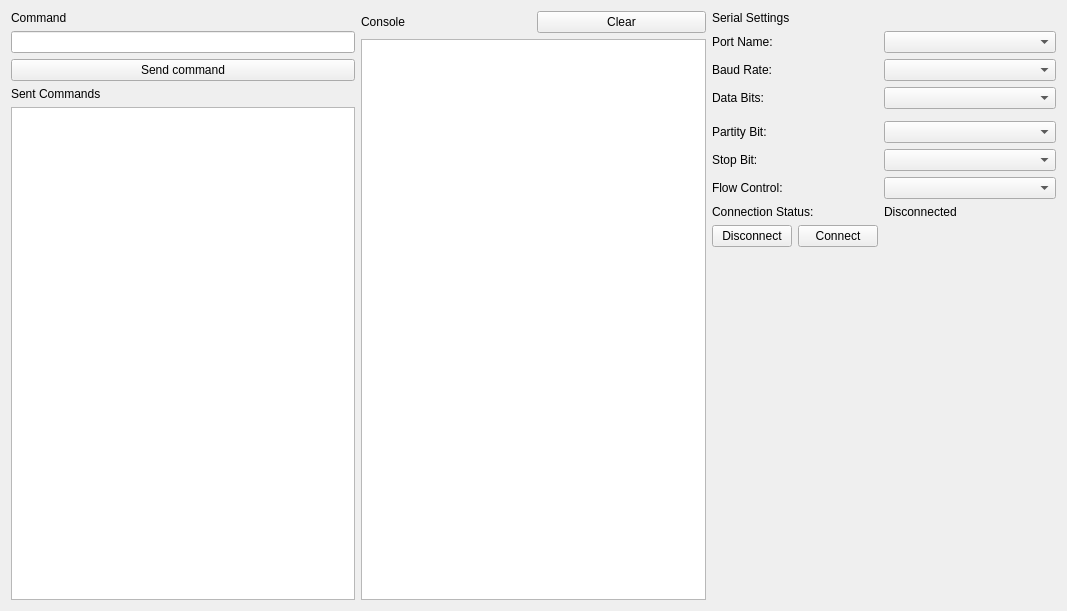
<?xml version="1.0" encoding="UTF-8"?>
<ui version="4.0">
 <class>sensorControl</class>
 <widget class="QMainWindow" name="sensorControl">
  <property name="geometry">
   <rect>
    <x>0</x>
    <y>0</y>
    <width>1067</width>
    <height>611</height>
   </rect>
  </property>
  <property name="sizePolicy">
   <sizepolicy hsizetype="Minimum" vsizetype="Preferred">
    <horstretch>0</horstretch>
    <verstretch>0</verstretch>
   </sizepolicy>
  </property>
  <property name="minimumSize">
   <size>
    <width>0</width>
    <height>450</height>
   </size>
  </property>
  <property name="windowTitle">
   <string>Open Serial Viewer</string>
  </property>
  <widget class="QWidget" name="centralWidget">
   <property name="minimumSize">
    <size>
     <width>400</width>
     <height>239</height>
    </size>
   </property>
   <layout class="QGridLayout" name="gridLayout">
    <item row="0" column="0">
     <layout class="QVBoxLayout" name="verticalLayout_6">
      <item>
       <layout class="QVBoxLayout" name="verticalLayout">
        <property name="sizeConstraint">
         <enum>QLayout::SetMinimumSize</enum>
        </property>
        <item>
         <widget class="QLabel" name="label_sensor_list">
          <property name="sizePolicy">
           <sizepolicy hsizetype="Preferred" vsizetype="Preferred">
            <horstretch>0</horstretch>
            <verstretch>0</verstretch>
           </sizepolicy>
          </property>
          <property name="minimumSize">
           <size>
            <width>0</width>
            <height>0</height>
           </size>
          </property>
          <property name="maximumSize">
           <size>
            <width>200</width>
            <height>16777215</height>
           </size>
          </property>
          <property name="text">
           <string>Command</string>
          </property>
         </widget>
        </item>
        <item>
         <widget class="QLineEdit" name="lineEdit_command"/>
        </item>
        <item>
         <widget class="QPushButton" name="pushButton_send_command">
          <property name="sizePolicy">
           <sizepolicy hsizetype="Preferred" vsizetype="Preferred">
            <horstretch>0</horstretch>
            <verstretch>0</verstretch>
           </sizepolicy>
          </property>
          <property name="minimumSize">
           <size>
            <width>0</width>
            <height>0</height>
           </size>
          </property>
          <property name="maximumSize">
           <size>
            <width>16777215</width>
            <height>16777215</height>
           </size>
          </property>
          <property name="text">
           <string>Send command</string>
          </property>
         </widget>
        </item>
        <item>
         <widget class="QLabel" name="label_sent_commands">
          <property name="text">
           <string>Sent Commands</string>
          </property>
         </widget>
        </item>
        <item>
         <widget class="QPlainTextEdit" name="plainTextEdit_sent_commands">
          <property name="sizePolicy">
           <sizepolicy hsizetype="MinimumExpanding" vsizetype="MinimumExpanding">
            <horstretch>0</horstretch>
            <verstretch>0</verstretch>
           </sizepolicy>
          </property>
         </widget>
        </item>
       </layout>
      </item>
     </layout>
    </item>
    <item row="0" column="4">
     <layout class="QFormLayout" name="formLayout">
      <property name="fieldGrowthPolicy">
       <enum>QFormLayout::ExpandingFieldsGrow</enum>
      </property>
      <property name="verticalSpacing">
       <number>6</number>
      </property>
      <item row="0" column="0">
       <widget class="QLabel" name="label_2">
        <property name="sizePolicy">
         <sizepolicy hsizetype="Preferred" vsizetype="Preferred">
          <horstretch>0</horstretch>
          <verstretch>0</verstretch>
         </sizepolicy>
        </property>
        <property name="minimumSize">
         <size>
          <width>0</width>
          <height>0</height>
         </size>
        </property>
        <property name="maximumSize">
         <size>
          <width>16777215</width>
          <height>16777215</height>
         </size>
        </property>
        <property name="text">
         <string>Serial Settings</string>
        </property>
       </widget>
      </item>
      <item row="1" column="0">
       <widget class="QLabel" name="label_port_name">
        <property name="sizePolicy">
         <sizepolicy hsizetype="Preferred" vsizetype="Preferred">
          <horstretch>0</horstretch>
          <verstretch>0</verstretch>
         </sizepolicy>
        </property>
        <property name="minimumSize">
         <size>
          <width>0</width>
          <height>0</height>
         </size>
        </property>
        <property name="maximumSize">
         <size>
          <width>16777215</width>
          <height>16777215</height>
         </size>
        </property>
        <property name="text">
         <string>Port Name: </string>
        </property>
       </widget>
      </item>
      <item row="1" column="1">
       <widget class="QComboBox" name="comboBox_port_name">
        <property name="sizePolicy">
         <sizepolicy hsizetype="MinimumExpanding" vsizetype="Fixed">
          <horstretch>0</horstretch>
          <verstretch>0</verstretch>
         </sizepolicy>
        </property>
        <property name="minimumSize">
         <size>
          <width>0</width>
          <height>0</height>
         </size>
        </property>
        <property name="maximumSize">
         <size>
          <width>200</width>
          <height>16777215</height>
         </size>
        </property>
       </widget>
      </item>
      <item row="2" column="0">
       <widget class="QLabel" name="label_baud_rate">
        <property name="sizePolicy">
         <sizepolicy hsizetype="Preferred" vsizetype="Preferred">
          <horstretch>0</horstretch>
          <verstretch>0</verstretch>
         </sizepolicy>
        </property>
        <property name="minimumSize">
         <size>
          <width>0</width>
          <height>0</height>
         </size>
        </property>
        <property name="maximumSize">
         <size>
          <width>16777215</width>
          <height>16777215</height>
         </size>
        </property>
        <property name="text">
         <string>Baud Rate: </string>
        </property>
       </widget>
      </item>
      <item row="2" column="1">
       <widget class="QComboBox" name="comboBox_baud_rate">
        <property name="sizePolicy">
         <sizepolicy hsizetype="MinimumExpanding" vsizetype="Fixed">
          <horstretch>0</horstretch>
          <verstretch>0</verstretch>
         </sizepolicy>
        </property>
        <property name="minimumSize">
         <size>
          <width>0</width>
          <height>0</height>
         </size>
        </property>
        <property name="maximumSize">
         <size>
          <width>200</width>
          <height>16777215</height>
         </size>
        </property>
       </widget>
      </item>
      <item row="3" column="0">
       <widget class="QLabel" name="label_data_bits">
        <property name="sizePolicy">
         <sizepolicy hsizetype="Preferred" vsizetype="Preferred">
          <horstretch>0</horstretch>
          <verstretch>0</verstretch>
         </sizepolicy>
        </property>
        <property name="minimumSize">
         <size>
          <width>0</width>
          <height>0</height>
         </size>
        </property>
        <property name="maximumSize">
         <size>
          <width>16777215</width>
          <height>16777215</height>
         </size>
        </property>
        <property name="text">
         <string>Data Bits:</string>
        </property>
       </widget>
      </item>
      <item row="3" column="1">
       <widget class="QComboBox" name="comboBox_data_bits">
        <property name="sizePolicy">
         <sizepolicy hsizetype="MinimumExpanding" vsizetype="Fixed">
          <horstretch>0</horstretch>
          <verstretch>0</verstretch>
         </sizepolicy>
        </property>
        <property name="minimumSize">
         <size>
          <width>0</width>
          <height>0</height>
         </size>
        </property>
        <property name="maximumSize">
         <size>
          <width>200</width>
          <height>16777215</height>
         </size>
        </property>
       </widget>
      </item>
      <item row="5" column="0">
       <widget class="QLabel" name="label_parity_bit">
        <property name="sizePolicy">
         <sizepolicy hsizetype="Preferred" vsizetype="Preferred">
          <horstretch>0</horstretch>
          <verstretch>0</verstretch>
         </sizepolicy>
        </property>
        <property name="minimumSize">
         <size>
          <width>0</width>
          <height>0</height>
         </size>
        </property>
        <property name="maximumSize">
         <size>
          <width>16777215</width>
          <height>16777215</height>
         </size>
        </property>
        <property name="text">
         <string>Partity Bit:</string>
        </property>
       </widget>
      </item>
      <item row="5" column="1">
       <widget class="QComboBox" name="comboBox_parity_bit">
        <property name="sizePolicy">
         <sizepolicy hsizetype="MinimumExpanding" vsizetype="Fixed">
          <horstretch>0</horstretch>
          <verstretch>0</verstretch>
         </sizepolicy>
        </property>
        <property name="minimumSize">
         <size>
          <width>0</width>
          <height>0</height>
         </size>
        </property>
        <property name="maximumSize">
         <size>
          <width>200</width>
          <height>16777215</height>
         </size>
        </property>
       </widget>
      </item>
      <item row="6" column="0">
       <widget class="QLabel" name="label_stop_bit">
        <property name="sizePolicy">
         <sizepolicy hsizetype="Preferred" vsizetype="Preferred">
          <horstretch>0</horstretch>
          <verstretch>0</verstretch>
         </sizepolicy>
        </property>
        <property name="minimumSize">
         <size>
          <width>0</width>
          <height>0</height>
         </size>
        </property>
        <property name="maximumSize">
         <size>
          <width>16777215</width>
          <height>16777215</height>
         </size>
        </property>
        <property name="text">
         <string>Stop Bit: </string>
        </property>
       </widget>
      </item>
      <item row="6" column="1">
       <widget class="QComboBox" name="comboBox_stop_bit">
        <property name="sizePolicy">
         <sizepolicy hsizetype="MinimumExpanding" vsizetype="Fixed">
          <horstretch>0</horstretch>
          <verstretch>0</verstretch>
         </sizepolicy>
        </property>
        <property name="minimumSize">
         <size>
          <width>0</width>
          <height>0</height>
         </size>
        </property>
        <property name="maximumSize">
         <size>
          <width>200</width>
          <height>16777215</height>
         </size>
        </property>
       </widget>
      </item>
      <item row="7" column="0">
       <widget class="QLabel" name="label_flow_control">
        <property name="sizePolicy">
         <sizepolicy hsizetype="Preferred" vsizetype="Preferred">
          <horstretch>0</horstretch>
          <verstretch>0</verstretch>
         </sizepolicy>
        </property>
        <property name="minimumSize">
         <size>
          <width>0</width>
          <height>0</height>
         </size>
        </property>
        <property name="maximumSize">
         <size>
          <width>16777215</width>
          <height>16777215</height>
         </size>
        </property>
        <property name="text">
         <string>Flow Control:</string>
        </property>
       </widget>
      </item>
      <item row="7" column="1">
       <widget class="QComboBox" name="comboBox_flow_control">
        <property name="sizePolicy">
         <sizepolicy hsizetype="MinimumExpanding" vsizetype="Fixed">
          <horstretch>0</horstretch>
          <verstretch>0</verstretch>
         </sizepolicy>
        </property>
        <property name="minimumSize">
         <size>
          <width>0</width>
          <height>0</height>
         </size>
        </property>
        <property name="maximumSize">
         <size>
          <width>200</width>
          <height>16777215</height>
         </size>
        </property>
       </widget>
      </item>
      <item row="8" column="0">
       <widget class="QLabel" name="label_connection_status">
        <property name="sizePolicy">
         <sizepolicy hsizetype="Preferred" vsizetype="Preferred">
          <horstretch>0</horstretch>
          <verstretch>0</verstretch>
         </sizepolicy>
        </property>
        <property name="minimumSize">
         <size>
          <width>0</width>
          <height>0</height>
         </size>
        </property>
        <property name="maximumSize">
         <size>
          <width>16777215</width>
          <height>16777215</height>
         </size>
        </property>
        <property name="text">
         <string>Connection Status: </string>
        </property>
       </widget>
      </item>
      <item row="8" column="1">
       <widget class="QLabel" name="label_connection_status_value">
        <property name="sizePolicy">
         <sizepolicy hsizetype="Minimum" vsizetype="Preferred">
          <horstretch>0</horstretch>
          <verstretch>0</verstretch>
         </sizepolicy>
        </property>
        <property name="minimumSize">
         <size>
          <width>125</width>
          <height>0</height>
         </size>
        </property>
        <property name="text">
         <string>Disconnected</string>
        </property>
       </widget>
      </item>
      <item row="9" column="0">
       <layout class="QHBoxLayout" name="horizontalLayout_8">
        <item>
         <widget class="QPushButton" name="pushButton_disconnect">
          <property name="sizePolicy">
           <sizepolicy hsizetype="Preferred" vsizetype="Fixed">
            <horstretch>0</horstretch>
            <verstretch>0</verstretch>
           </sizepolicy>
          </property>
          <property name="minimumSize">
           <size>
            <width>0</width>
            <height>0</height>
           </size>
          </property>
          <property name="maximumSize">
           <size>
            <width>200</width>
            <height>16777215</height>
           </size>
          </property>
          <property name="text">
           <string>Disconnect</string>
          </property>
         </widget>
        </item>
        <item>
         <widget class="QPushButton" name="pushButton_connect">
          <property name="sizePolicy">
           <sizepolicy hsizetype="Preferred" vsizetype="Fixed">
            <horstretch>0</horstretch>
            <verstretch>0</verstretch>
           </sizepolicy>
          </property>
          <property name="minimumSize">
           <size>
            <width>0</width>
            <height>0</height>
           </size>
          </property>
          <property name="maximumSize">
           <size>
            <width>200</width>
            <height>16777215</height>
           </size>
          </property>
          <property name="text">
           <string>Connect</string>
          </property>
         </widget>
        </item>
       </layout>
      </item>
      <item row="4" column="0">
       <layout class="QVBoxLayout" name="verticalLayout_7"/>
      </item>
     </layout>
    </item>
    <item row="0" column="1">
     <layout class="QVBoxLayout" name="verticalLayout_2">
      <item>
       <layout class="QHBoxLayout" name="horizontalLayout">
        <item>
         <widget class="QLabel" name="label_console">
          <property name="text">
           <string>Console</string>
          </property>
         </widget>
        </item>
        <item>
         <widget class="QPushButton" name="pushButton_clear_console">
          <property name="text">
           <string>Clear</string>
          </property>
         </widget>
        </item>
       </layout>
      </item>
      <item>
       <layout class="QHBoxLayout" name="horizontalLayout_3">
        <item>
         <widget class="QPlainTextEdit" name="plainTextEdit_console">
          <property name="sizePolicy">
           <sizepolicy hsizetype="MinimumExpanding" vsizetype="MinimumExpanding">
            <horstretch>0</horstretch>
            <verstretch>0</verstretch>
           </sizepolicy>
          </property>
          <property name="minimumSize">
           <size>
            <width>0</width>
            <height>0</height>
           </size>
          </property>
          <property name="sizeAdjustPolicy">
           <enum>QAbstractScrollArea::AdjustIgnored</enum>
          </property>
          <property name="undoRedoEnabled">
           <bool>false</bool>
          </property>
          <property name="readOnly">
           <bool>true</bool>
          </property>
          <property name="overwriteMode">
           <bool>false</bool>
          </property>
          <property name="centerOnScroll">
           <bool>false</bool>
          </property>
         </widget>
        </item>
       </layout>
      </item>
     </layout>
    </item>
   </layout>
  </widget>
 </widget>
 <layoutdefault spacing="6" margin="11"/>
 <resources/>
 <connections/>
</ui>
